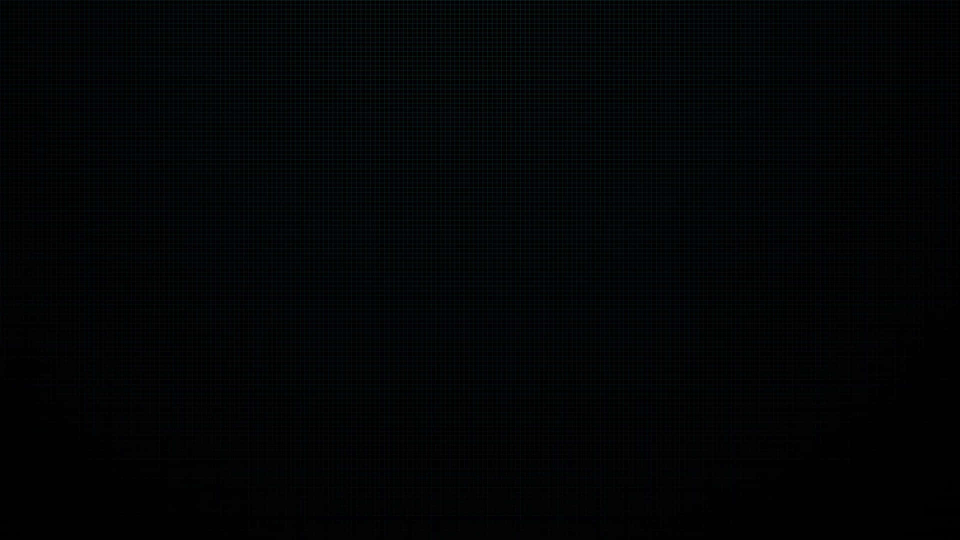
#> input picture session26/chessboard/black-image.jpg, 1920 x 1080 px, found by its file name (shown at 1/2 size)
$ python chessboard.py
#> lines starting #> are read from the running program, lines starting #| are printed output that depends on the picture; after the words box and inside, x2 and y2 are one past the last pixel; in counts of white or black regions, pixels touching at a corner belong together
import cv2


board_size = 8
square_size = 60


image_width = board_size * square_size
image_height = board_size * square_size


chessboard = cv2.imread('session26/chessboard/black-image.jpg', 0)
#> chessboard: shape (1080, 1920); min 0, max 41, mean 3.8
chessboard = cv2.resize(chessboard, (image_width, image_height))
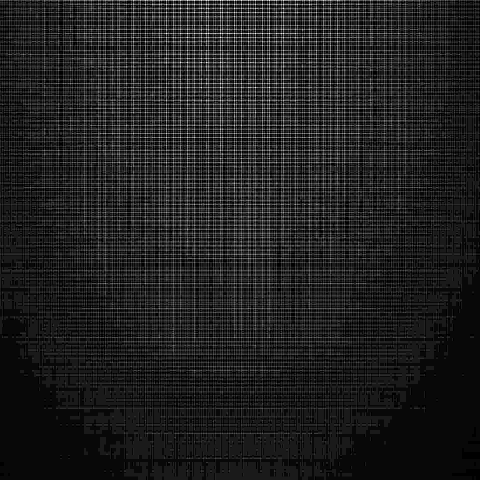
#> chessboard: shape (480, 480); min 0, max 29, mean 3.8; drawn with min black and max white


for row in range(board_size):
    for col in range(board_size):

        if (row + col) % 2 == 0:
            color = (255, 255, 255)
        else:
            color = (0, 0, 0)


        start_x = col * square_size
        start_y = row * square_size
        end_x = start_x + square_size
        end_y = start_y + square_size


        cv2.rectangle(chessboard, (start_x, start_y), (end_x, end_y), color, -1)
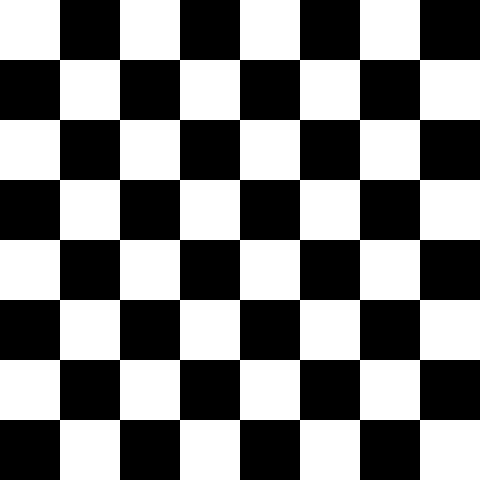
#> chessboard: shape (480, 480); 50% white; 1 white region, box (x1, y1, x2, y2) and area: (0, 0, 480, 480) 115200


cv2.imshow('Chessboard', chessboard)
cv2.imwrite("session26/chessboard/chessboard.jpg", chessboard)
cv2.waitKey()
